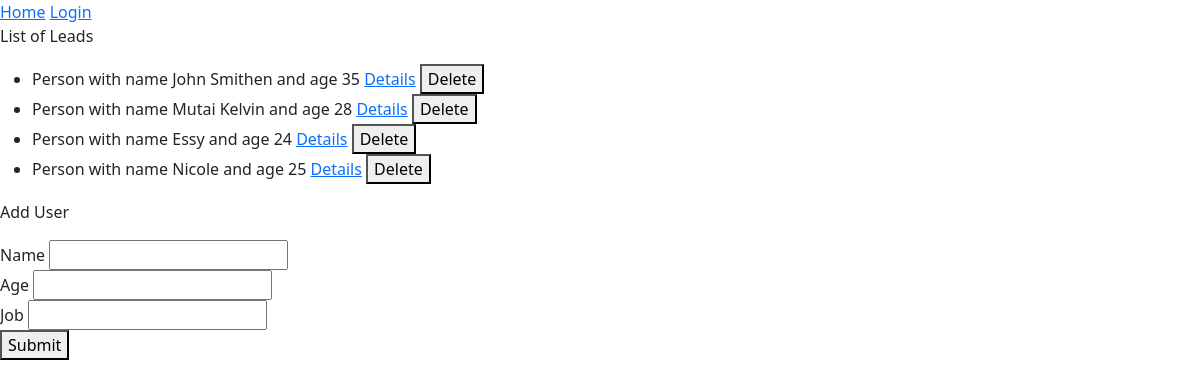
Before: /leads with the older database file.
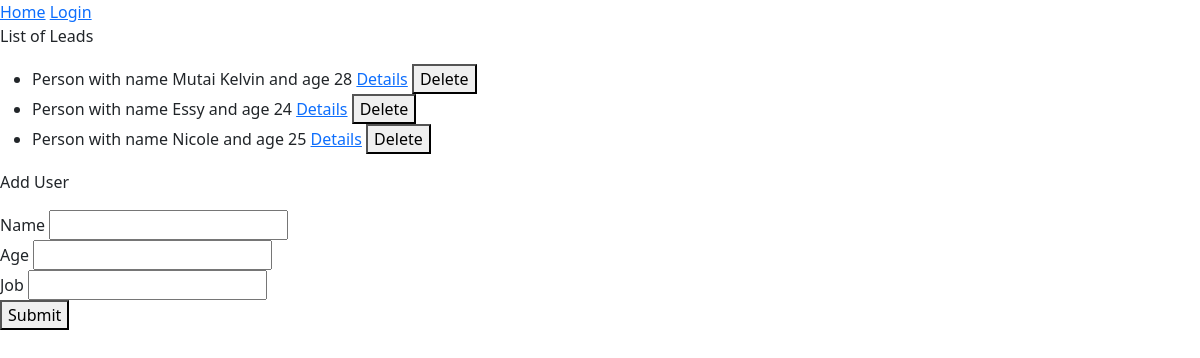
After: the same page with the newer database file.
### models.py (models this page shows)
class Person(db.Model):
    __tablename__ = 'people'
    pid = db.Column(db.Integer, primary_key =True)
    name = db.Column(db.Text, nullable=False)
    age = db.Column(db.Integer)
    job = db.Column(db.Text)
    def __repr__(self):
        return f'Person with name {self.name} and age {self.age}'

### routes.py (the view, shortened to what this page needs)
    @app.route('/leads', methods=['GET', 'POST'])
    def leads():
        if request.method == 'GET':
            people = Person.query.all()
            return render_template('leads.html', people=people)

### templates/leads.html (shortened to what this page needs)
{% extends 'base.html' %} {% block title %}Index page{% endblock %} {% block content %}
<p>List of Leads</p>
<ul>
  {% for person in people %}
  <li>
    {{ person }}
    <a href="{{ url_for('details', pid=person.pid) }}">Details</a>
    <button onclick="deletePerson({{ person.pid }})">Delete</button>
  </li>
  {% endfor %}
</ul>
<p>Add User</p>
<form method="POST" action="{{ url_for('leads') }}">
  <label for="name">Name</label>
  <input type="text" name="name" /><br />
  <label for="age">Age</label>
  <input type="number" name="age" /><br />
  <label for="job">Job</label>
  <input type="text" name="job" /><br />
  <button type="submit" value="Create">Submit</button>
</form>
{% endblock %}

### templates/base.html (shortened to what this page needs)
<!DOCTYPE html>
<html lang="en">
  <head>
    <link
      href="https://cdn.jsdelivr.net/npm/bootstrap@5.3.3/dist/css/bootstrap.min.css"
      rel="stylesheet"
    />
    <link rel="stylesheet" href="/css/style.css" />
  </head>
  <body>
    <a href="{{ url_for('index') }}">Home</a>
    <a href="{{ url_for('login') }}">Login</a>
    {% block content %}{% endblock %}
  </body>
</html>

Changed rows visible on the page:
removed Person: name+age "Person with name John Smithen and age 35"
